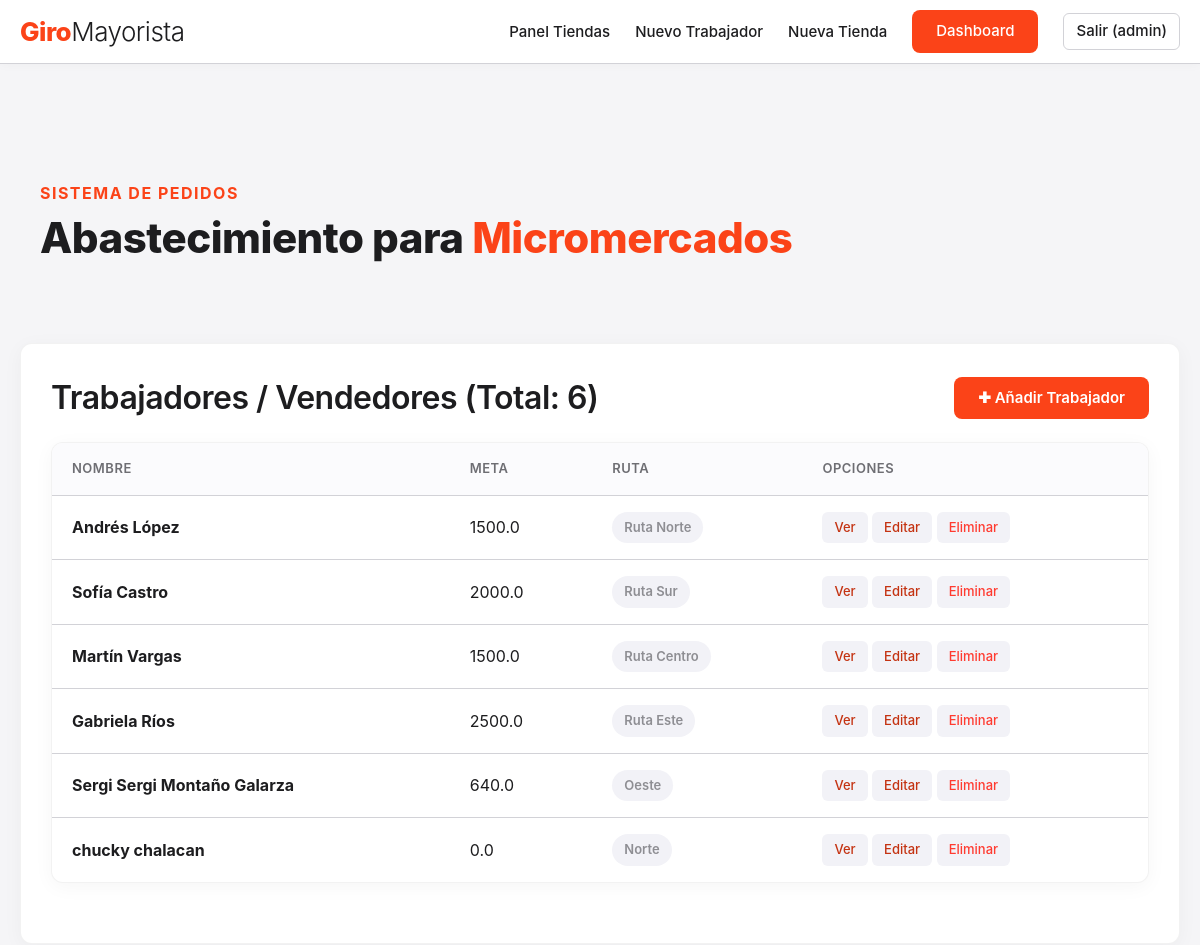
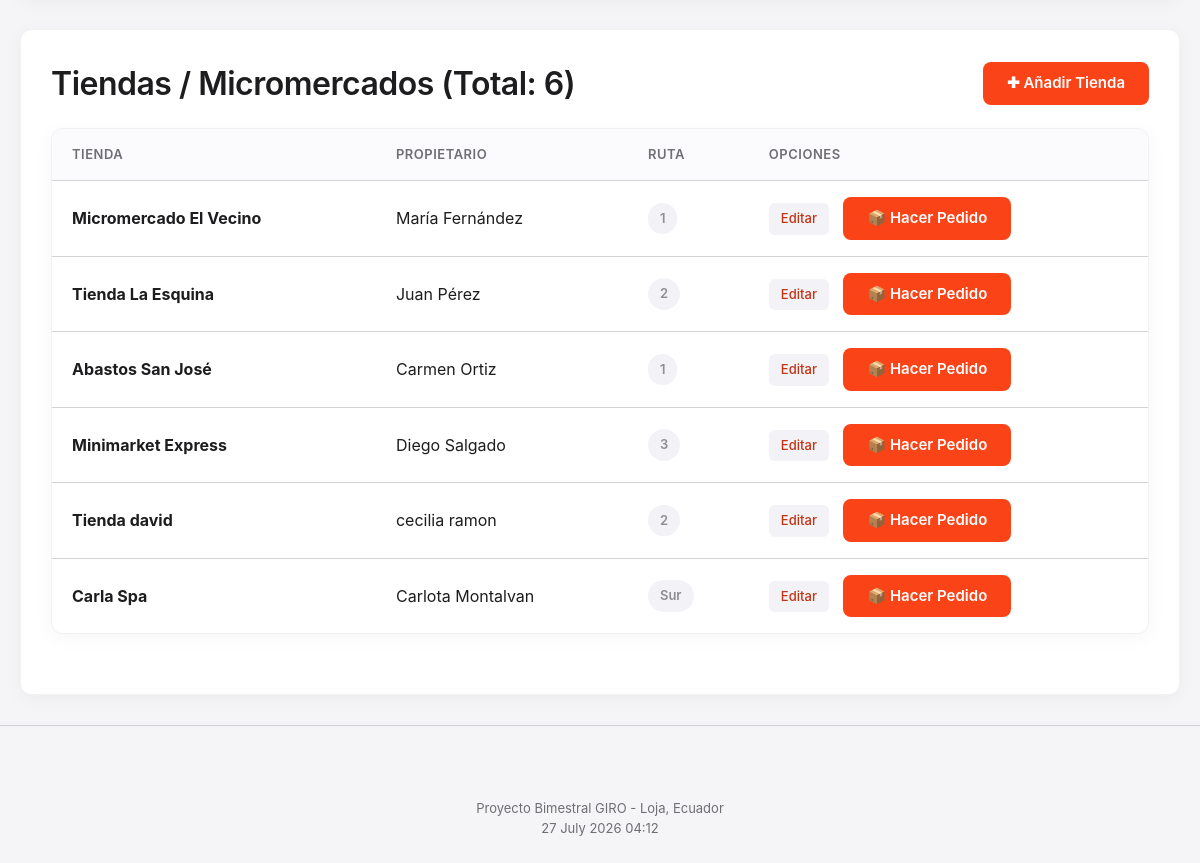
Page /panel/ (signed in) on the earlier database version (2 pictures, top to bottom).
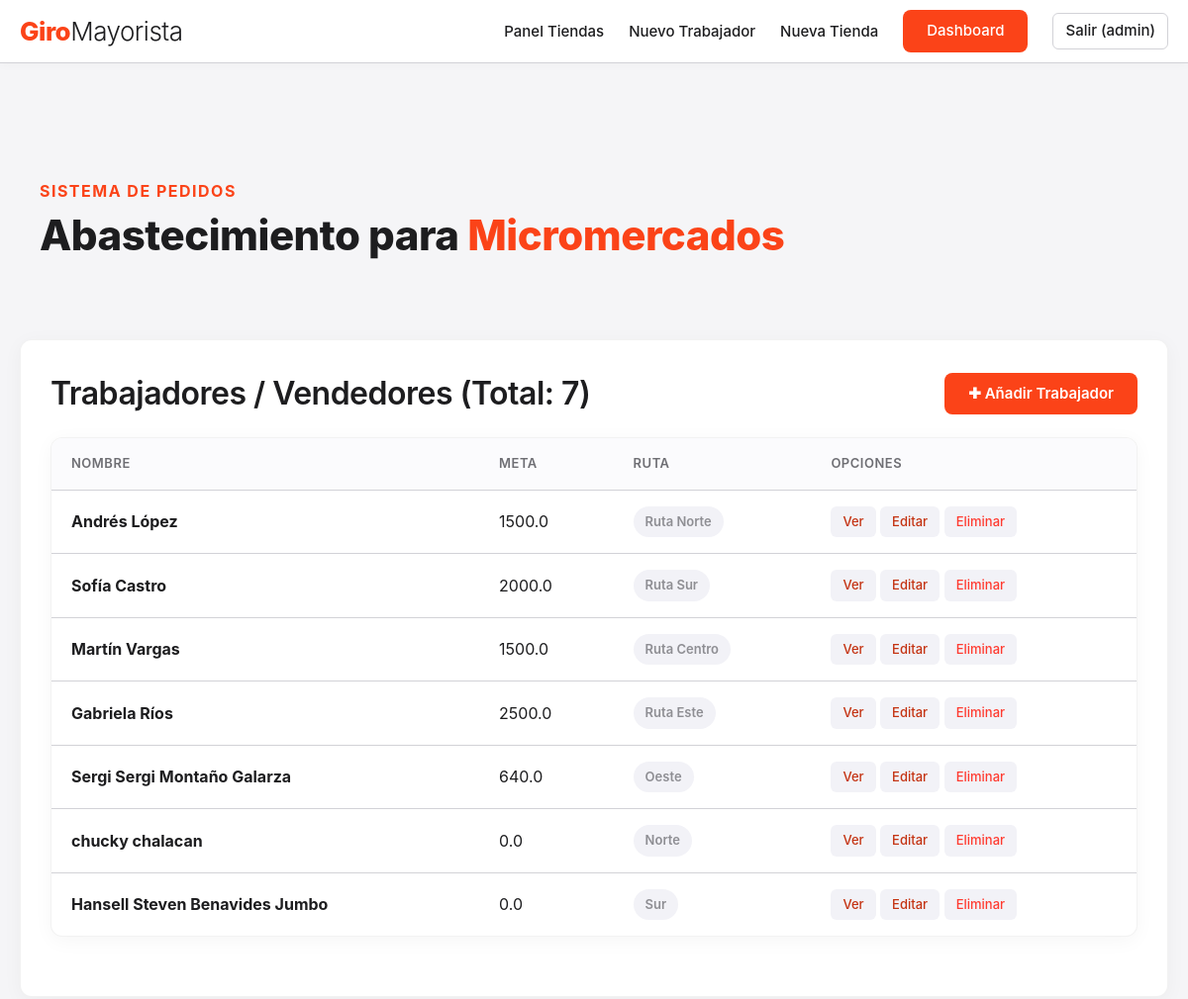
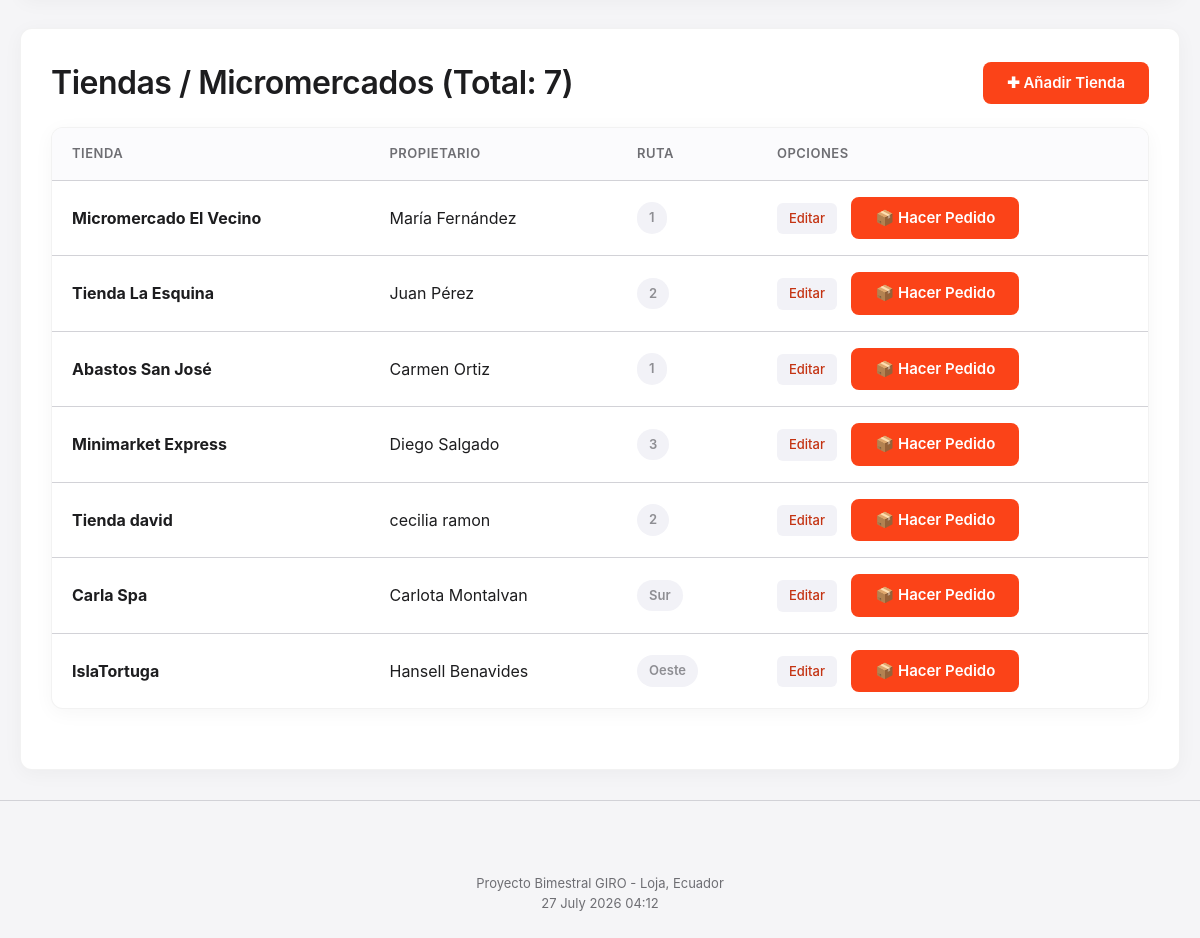
Same page on the later database version (2 pictures, top to bottom).
### appGiro/models.py (models this page shows, shortened)
class Vendedor(models.Model):
    usuario = models.OneToOneField(User, on_delete=models.CASCADE, null=True, blank=True)
    nombre = models.CharField(max_length=100)
    apellido = models.CharField(max_length=100)
    comisionAcumulada = models.FloatField()
    metaActual = models.FloatField()
    rutaAsignada = models.CharField(max_length=100, choices=RUTAS_CHOICES)

class Cliente(models.Model):
    nombreTienda = models.CharField(max_length=100)
    propietario = models.CharField(max_length=100)
    direccion = models.CharField(max_length=200)
    coordenadas = models.CharField(max_length=100)
    historialPedidos = models.TextField()
    rutaId = models.CharField(max_length=100, choices=RUTAS_CHOICES)

### appGiro/views.py (the view)
# urls.py: path('panel/', views.index, name='index'),
@login_required(login_url='/login/')
def index(request):
    vendedores = Vendedor.objects.all()
    clientes = Cliente.objects.all()
    informacion_template = {
        'vendedores': vendedores,
        'numero_vendedores': len(vendedores),
        'clientes': clientes,
        'numero_clientes': len(clientes)
    }
    return render(request, 'index.html', informacion_template)

### appGiro/templates/index.html (shortened to what this page needs)
{% extends 'master.html' %}
{% block content %}
{% if user.is_superuser %}
<div class="card-container">
    <div style="display: flex; justify-content: space-between; align-items: center; margin-bottom: 20px;">
        <h2 style="margin: 0;">Trabajadores / Vendedores (Total: {{ numero_vendedores }})</h2>
        <a href="{% url 'crear_vendedor' %}" class="btn-primary">✚ Añadir Trabajador</a>
    </div>
    <table>
        <tr>
            <th>Nombre</th>
            <th>Meta</th>
            <th>Ruta</th>
            <th>Opciones</th>
        </tr>
        {% for vendedor in vendedores %}
        <tr>
            <td><strong>{{ vendedor.nombre }} {{ vendedor.apellido }}</strong></td>
            <td>{{ vendedor.metaActual }}</td>
            <td><span class="badge badge-gray">{{ vendedor.rutaAsignada }}</span></td>
            <td>
                <a href="{% url 'obtener_vendedor' vendedor.id %}" class="btn-action">Ver</a>
                <a href="{% url 'editar_vendedor' vendedor.id %}" class="btn-action">Editar</a>
                <a href="{% url 'eliminar_vendedor' vendedor.id %}" class="btn-action" style="color: #ff3b30 !important;" onclick="return confirm('¿Seguro que deseas eliminar?');">Eliminar</a>
            </td>
        </tr>
        {% empty %}
        <tr>
            <td colspan="4" style="text-align: center; color: var(--text-muted);">No hay trabajadores registrados aún.</td>
        </tr>
        {% endfor %}
    </table>
</div>
{% endif %}
<div class="card-container">
    <div style="display: flex; justify-content: space-between; align-items: center; margin-bottom: 20px;">
        <h2 style="margin: 0;">Tiendas / Micromercados (Total: {{ numero_clientes }})</h2>
        <a href="{% url 'crear_cliente' %}" class="btn-primary">✚ Añadir Tienda</a>
    </div>
    <table>
        <tr>
            <th>Tienda</th>
            <th>Propietario</th>
            <th>Ruta</th>
            <th>Opciones</th>
        </tr>
        {% for cliente in clientes %}
        <tr>
            <td><strong>{{ cliente.nombreTienda }}</strong></td>
            <td>{{ cliente.propietario }}</td>
            <td><span class="badge badge-gray">{{ cliente.rutaId }}</span></td>
            <td>
                <a href="{% url 'editar_cliente' cliente.id %}" class="btn-action">Editar</a>
                <a href="{% url 'crear_pedido_cliente' cliente.id %}" class="btn-primary" style="margin-left: 10px;">📦 Hacer Pedido</a>
            </td>
        </tr>
        {% empty %}
        <tr>
            <td colspan="4" style="text-align: center; color: var(--text-muted);">No hay tiendas registradas aún.</td>
        </tr>
        {% endfor %}
    </table>
</div>
{% endblock %}

Differences in the rows shown:
added Vendedor: nombre "Hansell Steven", apellido "Benavides Jumbo", metaActual "0.0", rutaAsignada "Sur"
added Cliente: nombreTienda "IslaTortuga", propietario "Hansell Benavides", rutaId "Oeste"
Other differences:
{{ numero_vendedores }}: "6" → "7"
{{ numero_clientes }}: "6" → "7"
